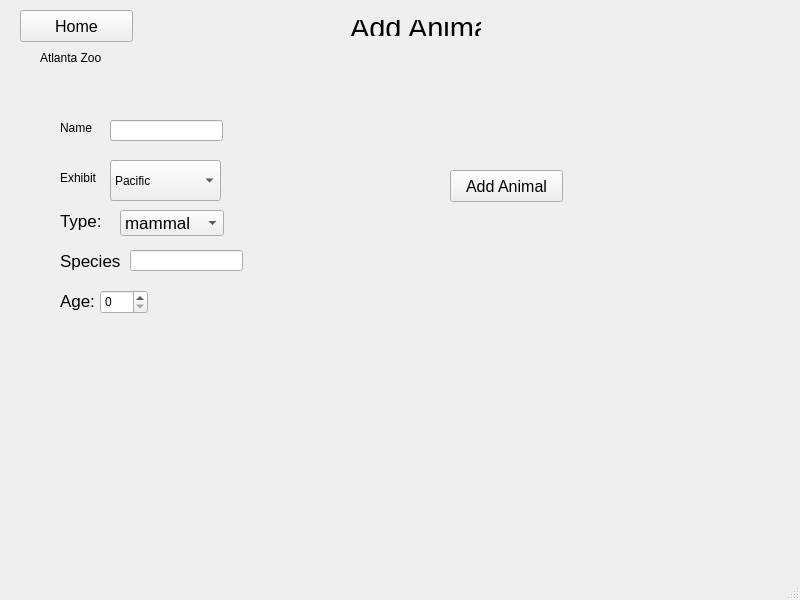
<?xml version="1.0" encoding="UTF-8"?>
<ui version="4.0">
 <class>MainWindow</class>
 <widget class="QMainWindow" name="MainWindow">
  <property name="geometry">
   <rect>
    <x>0</x>
    <y>0</y>
    <width>800</width>
    <height>600</height>
   </rect>
  </property>
  <property name="windowTitle">
   <string>MainWindow</string>
  </property>
  <widget class="QWidget" name="centralwidget">
   <widget class="QPushButton" name="button_home">
    <property name="geometry">
     <rect>
      <x>20</x>
      <y>10</y>
      <width>113</width>
      <height>32</height>
     </rect>
    </property>
    <property name="font">
     <font>
      <pointsize>12</pointsize>
     </font>
    </property>
    <property name="text">
     <string>Home</string>
    </property>
   </widget>
   <widget class="QLabel" name="label_title">
    <property name="geometry">
     <rect>
      <x>40</x>
      <y>50</y>
      <width>91</width>
      <height>16</height>
     </rect>
    </property>
    <property name="text">
     <string>Atlanta Zoo</string>
    </property>
   </widget>
   <widget class="QLabel" name="label_header">
    <property name="geometry">
     <rect>
      <x>350</x>
      <y>20</y>
      <width>131</width>
      <height>16</height>
     </rect>
    </property>
    <property name="font">
     <font>
      <family>Microsoft Sans Serif</family>
      <pointsize>22</pointsize>
     </font>
    </property>
    <property name="text">
     <string>Add Animal</string>
    </property>
   </widget>
   <widget class="QLabel" name="label_name">
    <property name="geometry">
     <rect>
      <x>60</x>
      <y>120</y>
      <width>60</width>
      <height>16</height>
     </rect>
    </property>
    <property name="text">
     <string>Name</string>
    </property>
   </widget>
   <widget class="QComboBox" name="comboBox_exb">
    <property name="geometry">
     <rect>
      <x>110</x>
      <y>160</y>
      <width>111</width>
      <height>41</height>
     </rect>
    </property>
    <item>
     <property name="text">
      <string>Pacific</string>
     </property>
    </item>
    <item>
     <property name="text">
      <string>Jungle</string>
     </property>
    </item>
    <item>
     <property name="text">
      <string>Sahara</string>
     </property>
    </item>
    <item>
     <property name="text">
      <string>Mountainous</string>
     </property>
    </item>
    <item>
     <property name="text">
      <string>Birds</string>
     </property>
    </item>
   </widget>
   <widget class="QLabel" name="label_exb">
    <property name="geometry">
     <rect>
      <x>60</x>
      <y>170</y>
      <width>60</width>
      <height>16</height>
     </rect>
    </property>
    <property name="text">
     <string>Exhibit</string>
    </property>
   </widget>
   <widget class="QSpinBox" name="spinBox_age">
    <property name="geometry">
     <rect>
      <x>100</x>
      <y>290</y>
      <width>48</width>
      <height>24</height>
     </rect>
    </property>
   </widget>
   <widget class="QLabel" name="label_age">
    <property name="geometry">
     <rect>
      <x>60</x>
      <y>290</y>
      <width>60</width>
      <height>21</height>
     </rect>
    </property>
    <property name="font">
     <font>
      <family>Microsoft Sans Serif</family>
      <pointsize>13</pointsize>
     </font>
    </property>
    <property name="text">
     <string>Age:</string>
    </property>
   </widget>
   <widget class="QLabel" name="label_type">
    <property name="geometry">
     <rect>
      <x>60</x>
      <y>210</y>
      <width>60</width>
      <height>21</height>
     </rect>
    </property>
    <property name="font">
     <font>
      <family>Microsoft Sans Serif</family>
      <pointsize>13</pointsize>
     </font>
    </property>
    <property name="text">
     <string>Type:</string>
    </property>
   </widget>
   <widget class="QComboBox" name="comboBox_type">
    <property name="geometry">
     <rect>
      <x>120</x>
      <y>210</y>
      <width>104</width>
      <height>26</height>
     </rect>
    </property>
    <property name="font">
     <font>
      <pointsize>13</pointsize>
     </font>
    </property>
    <item>
     <property name="text">
      <string>mammal</string>
     </property>
    </item>
    <item>
     <property name="text">
      <string>bird</string>
     </property>
    </item>
    <item>
     <property name="text">
      <string>amphibian</string>
     </property>
    </item>
    <item>
     <property name="text">
      <string>reptile</string>
     </property>
    </item>
    <item>
     <property name="text">
      <string>fish</string>
     </property>
    </item>
    <item>
     <property name="text">
      <string>invertebrate</string>
     </property>
    </item>
   </widget>
   <widget class="QLabel" name="label_species">
    <property name="geometry">
     <rect>
      <x>60</x>
      <y>250</y>
      <width>60</width>
      <height>21</height>
     </rect>
    </property>
    <property name="font">
     <font>
      <family>Microsoft Sans Serif</family>
      <pointsize>13</pointsize>
     </font>
    </property>
    <property name="text">
     <string>Species:</string>
    </property>
   </widget>
   <widget class="QLineEdit" name="lineEdit_species">
    <property name="geometry">
     <rect>
      <x>130</x>
      <y>250</y>
      <width>113</width>
      <height>21</height>
     </rect>
    </property>
    <property name="font">
     <font>
      <pointsize>13</pointsize>
     </font>
    </property>
   </widget>
   <widget class="QPushButton" name="button_add_animal">
    <property name="geometry">
     <rect>
      <x>450</x>
      <y>170</y>
      <width>113</width>
      <height>32</height>
     </rect>
    </property>
    <property name="font">
     <font>
      <pointsize>12</pointsize>
     </font>
    </property>
    <property name="text">
     <string>Add Animal</string>
    </property>
   </widget>
   <widget class="QLineEdit" name="lineEdit">
    <property name="geometry">
     <rect>
      <x>110</x>
      <y>120</y>
      <width>113</width>
      <height>21</height>
     </rect>
    </property>
   </widget>
  </widget>
  <widget class="QMenuBar" name="menubar">
   <property name="geometry">
    <rect>
     <x>0</x>
     <y>0</y>
     <width>800</width>
     <height>22</height>
    </rect>
   </property>
  </widget>
  <widget class="QStatusBar" name="statusbar"/>
 </widget>
 <resources/>
 <connections/>
</ui>
